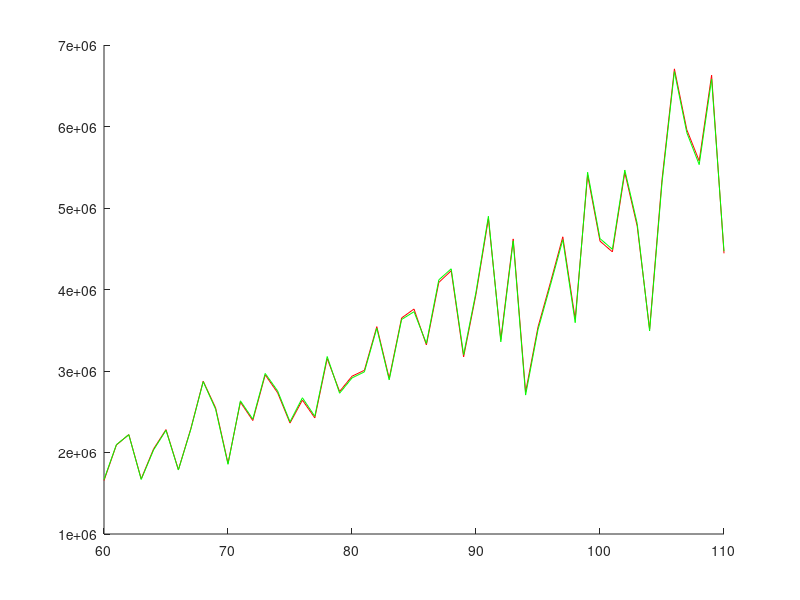

The MATLAB source for this figure:
function graficar_todos_tiempo_v2()

% seed: 1405374434
% m = 0.8
% K = 0.2
% med 0
% med 1
% med 2
% med 3
% med 4
datos = [60 1656153 1668334 63921122
61 2091958 2096458 70031266
62 2219625 2218900 76565246
63 1676697 1668815 65926430
64 2044310 2031835 73615870
65 2281085 2272821 82786882
66 1788851 1784987 68401044
67 2291859 2283788 82400780
68 2875356 2869048 101831774
69 2547802 2531847 91091002
70 1867679 1855053 67387386
71 2617754 2634138 92620399
72 2392029 2409700 91697841
73 2952461 2970168 104328597
74 2733397 2755832 103294097
75 2361279 2376249 88416851
76 2643078 2671746 107642571
77 2424709 2444282 100064968
78 3152050 3177801 124172162
79 2748568 2727108 105241743
80 2935824 2914900 103498842
81 3008738 2989168 108836229
82 3544268 3525053 120629786
83 2909928 2890445 108637537
84 3650636 3631853 137591337
85 3760334 3727442 129079097
86 3319504 3338534 118469052
87 4086778 4117632 152431837
88 4230213 4253968 152719884
89 3173070 3200381 119538161
90 3942354 3968676 154400490
91 4868832 4898851 171753800
92 3386799 3358093 128508002
93 4620855 4596703 174160378
94 2740363 2704483 113250756
95 3539802 3507303 134632853
96 4083737 4051940 157244622
97 4646679 4610468 166372596
98 3636523 3593135 134749435
99 5404363 5438968 190352862
100 4593581 4624641 170537620
101 4461648 4493279 168258246
102 5435916 5466052 195917299
103 4777123 4809200 178071536
104 3513037 3490730 145519161
105 5346681 5309141 180738596
106 6707290 6673242 223522149
107 5960499 5924311 221416355
108 5577479 5532227 192994641
109 6630032 6580758 231526277
110 4443851 4470132 166932655];

figure; hold on;
plot(datos(:,1), datos(:,2), 'r');
plot(datos(:,1), datos(:,3), 'g');
%plot(datos(:,1), datos(:,4));